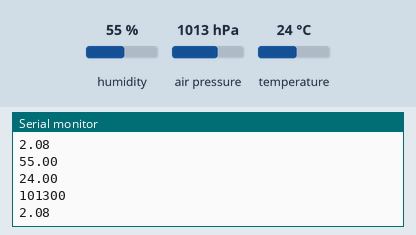
This sketch was run on a simulated Arduino Uno, built with avr-gcc and run on an emulated ATmega328P. Parts: the last lines printed to the serial monitor. The inputs (shaded band) are chosen by the test bench; at power-on: humidity 55 %, air pressure 1013 hPa, temperature 24 °C. No radio packets arrive unless stated.

Above: at 1.2 s.
1.3 s: humidity set to 22 %
2.8 s: air pressure set to 952 hPa
At 3.24 s:
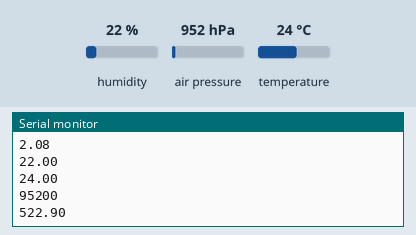
4.3 s: temperature set to 12 °C
At 4.73 s:
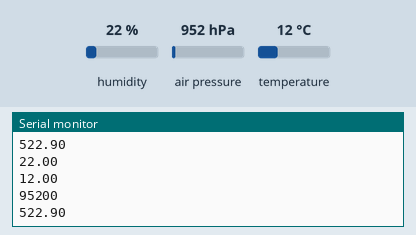
5.8 s: air pressure set to 975 hPa
At 6.58 s:
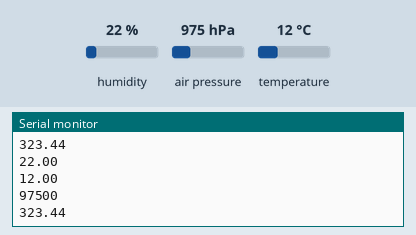
7.3 s: humidity set to 40 %
Timing chart, 0 to 9.8 s (numbered marks = the images above; inputs shaded):
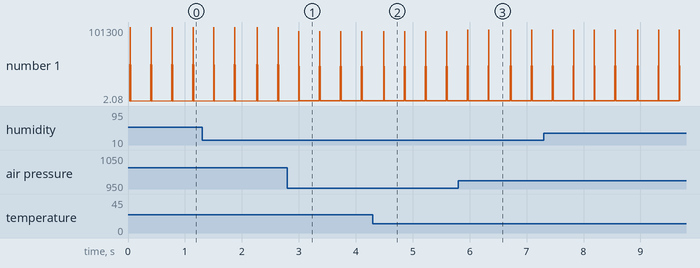

Measured:
- after the input at 2.8 s, the serial monitor: prints a new line after 0.20 s (image 1)
- after the input at 4.3 s, the serial monitor: prints a new line after 0.19 s (image 2)
- after the input at 5.8 s, the serial monitor: prints a new line after 0.16 s (image 3)
- plotted number 1: 2.08 → 522.9 after the input at 2.8 s, 522.9 → 323.44 after the input at 5.8 s

The sketch:

trans.ino
```cpp
#include <RH_ASK.h>
#include <SPI.h>
#include <Wire.h>
#include <Adafruit_BMP085.h>

// Include DHT Libraries from Adafruit
// Dependant upon Adafruit_Sensors Library
#include "DHT.h";

// Define Constants

#define DHTPIN 5       // DHT-22 Output Pin connection
#define DHTTYPE DHT11   // DHT Type is DHT 22 (AM2302)

Adafruit_BMP085 bmp;

// Define Variables

float _hum;    // Stores humidity value in percent
float _temp;   // Stores temperature value in Celcius
float _alti;
float _press;

// Define output strings

String str_humid;
String str_temp;
String str_alti;
String str_press;


String str_out;
String str_tapkram;
String str_auchai;
String str_chap;

// Create Amplitude Shift Keying Object
RH_ASK rf_driver;

// Initialize DHT sensor for normal 16mhz Arduino
DHT dht(DHTPIN, DHTTYPE);


void setup() {
 Serial.begin(9600);
  // Initialize ASK Object
  rf_driver.init();
  // Start DHT Sensor
  dht.begin();
  bmp.begin();

}

void loop()
{

    // Serial.println(_alti);
    _hum = dht.readHumidity();  // Get Humidity value
    _temp= dht.readTemperature();  // Get Temperature value
    _alti= bmp.readAltitude(101500);
    _press= (bmp.readPressure()*0.01);


    // Convert Humidity to string
    str_humid = String(_hum);

    // Convert Temperature to string
    str_temp = String(_temp);

    str_alti = String(_alti);
    str_press = String(_press);


    // Combine Humidity and Temperature
    str_out = str_humid;// + "," + str_temp;
    str_tapkram = str_temp;
    str_auchai = str_alti;
    str_chap = str_press;


    Serial.println(dht.readHumidity());
    Serial.println(dht.readTemperature());
    Serial.println(bmp.readPressure());
    Serial.println(bmp.readAltitude());


    // Compose output character
    static char *msg = str_out.c_str();
    static char *temp = str_tapkram.c_str();
    static char *alti = str_auchai.c_str();
    static char *pres = str_chap.c_str();


    rf_driver.send((uint8_t *)msg, strlen(msg));
    rf_driver.send((uint8_t *)temp, strlen(msg));
    rf_driver.send((uint8_t *)alti, strlen(msg));
    rf_driver.send((uint8_t *)pres, strlen(msg));

    rf_driver.waitPacketSent();
    delay(300);


}
```
